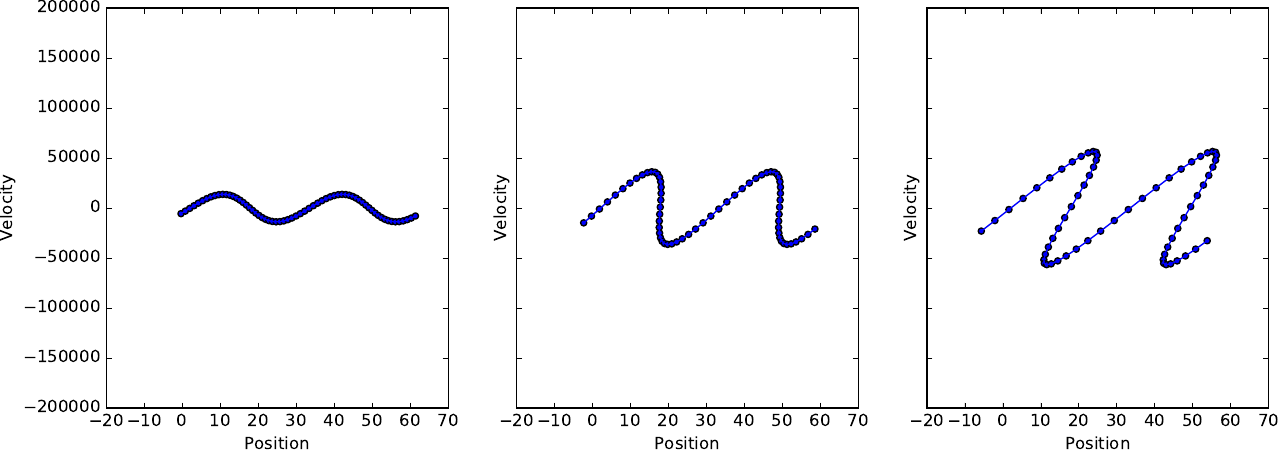

Source code (Python):
import numpy as np
import math
import pylab
import matplotlib.pyplot as plt
import sys
import math
import library as lb
import mathtools as mt

GridSize=64
dk=0.1
dx=2*np.pi/(dk*GridSize)
kspace =np.concatenate([range(0,GridSize/2),range(-GridSize/2,0)])*dk
xspace = np.array(range(0,GridSize))*dx
XSize=GridSize*dx
ScaleFactor0=0.0001
H_0=70.
mean=0
Omega_matter=0.3


def H(a):
	Omega_matter=0.3
	Omega_lambda=0.7
	H_0=70.
	H=np.ones(np.size(a))
	H=H_0*(Omega_matter*(a**(-3.))+Omega_lambda)**(1/2.)
	return H

def P_single(k):
	tiny=1e-15
	k_fundamental=0.2
	P=np.zeros(np.size(k))
	P=P+tiny
	index=np.where((k<0.2+tiny) & (k>0.2-tiny))[0]
	P[index]=2
	return P
	
variance = P_single(np.abs(kspace))


###############                                                                                  ###############################
############### Initialising delta k as random gaussian variable taking care to make its IFFT real###############################
###############                                                                                  ###############################
deltak = np.random.normal(mean, variance , GridSize) + np.random.normal(mean, variance , GridSize)*1j
deltak[GridSize/2+1:] = deltak[1:GridSize/2][::-1].conjugate()
deltak[0] = 0
deltak[GridSize/2] = np.real(deltak[GridSize/2])
deltax = GridSize *np.fft.ifft(deltak)	

psik = -deltak/abs(kspace+1e-15)
index = np.where(kspace==0)
psik[index] = 0
psix0 = GridSize*np.fft.ifft(psik)
N_a=20
Position = np.zeros([N_a,GridSize])
Position_PERIODIC = np.zeros([N_a,GridSize])

i=0
a_value = np.linspace(0.00000001,0.0001,N_a)
print a_value.shape
da = a_value[2]-a_value[1]

for ScaleFactor in a_value:	
	
	psix = lb.GrowthFunctionAnalytic(ScaleFactor)/lb.GrowthFunctionAnalytic(ScaleFactor0)*psix0.real
	Position[i] = xspace- psix
	i=i+1


print Position_PERIODIC.shape
VelocityA =np.zeros(Position.shape)



f, (ax1, ax2, ax3) = plt.subplots(1,3, sharex=True, sharey=True,figsize=(15,5))
j=1
ScaleFactor = a_value[j]
VelocityA[j] = (psix0.real)/lb.GrowthFunctionAnalytic(ScaleFactor0)*H_0**2/H(ScaleFactor)*(3/2.*Omega_matter**1*ScaleFactor**(-2.)*lb.GrowthFunctionAnalytic(ScaleFactor) - 5/2.*Omega_matter/ScaleFactor)
ax1.plot(Position[j],VelocityA[j])
ax1.scatter(Position[j],VelocityA[j])
ax1.set_xlabel('Position')
ax1.set_ylabel('Velocity')
ax1.set_xlim([-20,70])
ax1.set_ylim([-200000,200000])
ax1.legend()

j=7
ScaleFactor = a_value[j]
VelocityA[j] = (psix0.real)/lb.GrowthFunctionAnalytic(ScaleFactor0)*H_0**2/H(ScaleFactor)*(3/2.*Omega_matter**1*ScaleFactor**(-2.)*lb.GrowthFunctionAnalytic(ScaleFactor) - 5/2.*Omega_matter/ScaleFactor)
ax2.plot(Position[j],VelocityA[j])
ax2.scatter(Position[j],VelocityA[j])
ax2.set_xlabel('Position')
ax2.set_ylabel('Velocity')
ax2.set_xlim([-20,70])
ax2.set_ylim([-200000,200000])
ax2.legend()

j=17
ScaleFactor = a_value[j]
VelocityA[j] = (psix0.real)/lb.GrowthFunctionAnalytic(ScaleFactor0)*H_0**2/H(ScaleFactor)*(3/2.*Omega_matter**1*ScaleFactor**(-2.)*lb.GrowthFunctionAnalytic(ScaleFactor) - 5/2.*Omega_matter/ScaleFactor)
ax3.plot(Position[j],VelocityA[j])
ax3.scatter(Position[j],VelocityA[j])
ax3.set_xlabel('Position')
ax3.set_ylabel('Velocity')
ax3.set_xlim([-20,70])
ax3.set_ylim([-200000,200000])
ax3.legend()
plt.savefig('fig_zeld_1d.pdf',bbox_inches='tight', pad_inches=0)
plt.show()
plt.clf()

